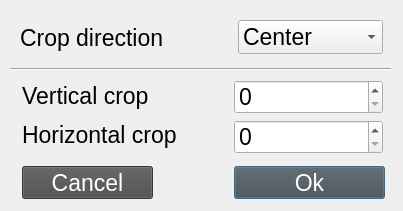
<?xml version="1.0" encoding="UTF-8"?>
<ui version="4.0">
 <class>Crop_dialog</class>
 <widget class="QDialog" name="Crop_dialog">
  <property name="geometry">
   <rect>
    <x>0</x>
    <y>0</y>
    <width>403</width>
    <height>211</height>
   </rect>
  </property>
  <property name="minimumSize">
   <size>
    <width>403</width>
    <height>211</height>
   </size>
  </property>
  <property name="maximumSize">
   <size>
    <width>403</width>
    <height>211</height>
   </size>
  </property>
  <property name="windowTitle">
   <string>Dialog</string>
  </property>
  <property name="styleSheet">
   <string notr="true">font-size: 23px;</string>
  </property>
  <widget class="QLabel" name="label_3">
   <property name="geometry">
    <rect>
     <x>22</x>
     <y>119</y>
     <width>162</width>
     <height>31</height>
    </rect>
   </property>
   <property name="text">
    <string>Horizontal crop</string>
   </property>
  </widget>
  <widget class="Line" name="line">
   <property name="geometry">
    <rect>
     <x>10</x>
     <y>54</y>
     <width>381</width>
     <height>31</height>
    </rect>
   </property>
   <property name="orientation">
    <enum>Qt::Horizontal</enum>
   </property>
  </widget>
  <widget class="QLabel" name="label_2">
   <property name="geometry">
    <rect>
     <x>22</x>
     <y>80</y>
     <width>161</width>
     <height>31</height>
    </rect>
   </property>
   <property name="text">
    <string>Vertical crop</string>
   </property>
  </widget>
  <widget class="QPushButton" name="ok_button">
   <property name="geometry">
    <rect>
     <x>234</x>
     <y>166</y>
     <width>151</width>
     <height>33</height>
    </rect>
   </property>
   <property name="styleSheet">
    <string notr="true">background: rgb(75, 75,75);
color: white;</string>
   </property>
   <property name="text">
    <string>Ok</string>
   </property>
  </widget>
  <widget class="QPushButton" name="cancel_button">
   <property name="geometry">
    <rect>
     <x>22</x>
     <y>166</y>
     <width>131</width>
     <height>33</height>
    </rect>
   </property>
   <property name="styleSheet">
    <string notr="true">background: rgb(75, 75,75);
color: white;</string>
   </property>
   <property name="text">
    <string>Cancel</string>
   </property>
  </widget>
  <widget class="QSpinBox" name="vertical_crop">
   <property name="geometry">
    <rect>
     <x>234</x>
     <y>80</y>
     <width>149</width>
     <height>34</height>
    </rect>
   </property>
  </widget>
  <widget class="QSpinBox" name="horizontal_crop">
   <property name="geometry">
    <rect>
     <x>234</x>
     <y>120</y>
     <width>149</width>
     <height>34</height>
    </rect>
   </property>
  </widget>
  <widget class="QWidget" name="layoutWidget">
   <property name="geometry">
    <rect>
     <x>20</x>
     <y>20</y>
     <width>363</width>
     <height>35</height>
    </rect>
   </property>
   <layout class="QHBoxLayout" name="horizontalLayout">
    <property name="spacing">
     <number>8</number>
    </property>
    <item>
     <widget class="QLabel" name="label">
      <property name="styleSheet">
       <string notr="true">font-size: 23px;</string>
      </property>
      <property name="text">
       <string>Crop direction</string>
      </property>
     </widget>
    </item>
    <item>
     <spacer name="horizontalSpacer_2">
      <property name="orientation">
       <enum>Qt::Horizontal</enum>
      </property>
      <property name="sizeHint" stdset="0">
       <size>
        <width>40</width>
        <height>20</height>
       </size>
      </property>
     </spacer>
    </item>
    <item>
     <widget class="QComboBox" name="crop_direction">
      <property name="styleSheet">
       <string notr="true">font-size: 23px;</string>
      </property>
      <item>
       <property name="text">
        <string>Center</string>
       </property>
      </item>
      <item>
       <property name="text">
        <string>Upper left</string>
       </property>
      </item>
      <item>
       <property name="text">
        <string>Upper right</string>
       </property>
      </item>
      <item>
       <property name="text">
        <string>Lower right</string>
       </property>
      </item>
      <item>
       <property name="text">
        <string>Lower left</string>
       </property>
      </item>
     </widget>
    </item>
   </layout>
  </widget>
 </widget>
 <tabstops>
  <tabstop>crop_direction</tabstop>
  <tabstop>vertical_crop</tabstop>
  <tabstop>horizontal_crop</tabstop>
  <tabstop>ok_button</tabstop>
  <tabstop>cancel_button</tabstop>
 </tabstops>
 <resources/>
 <connections/>
</ui>
